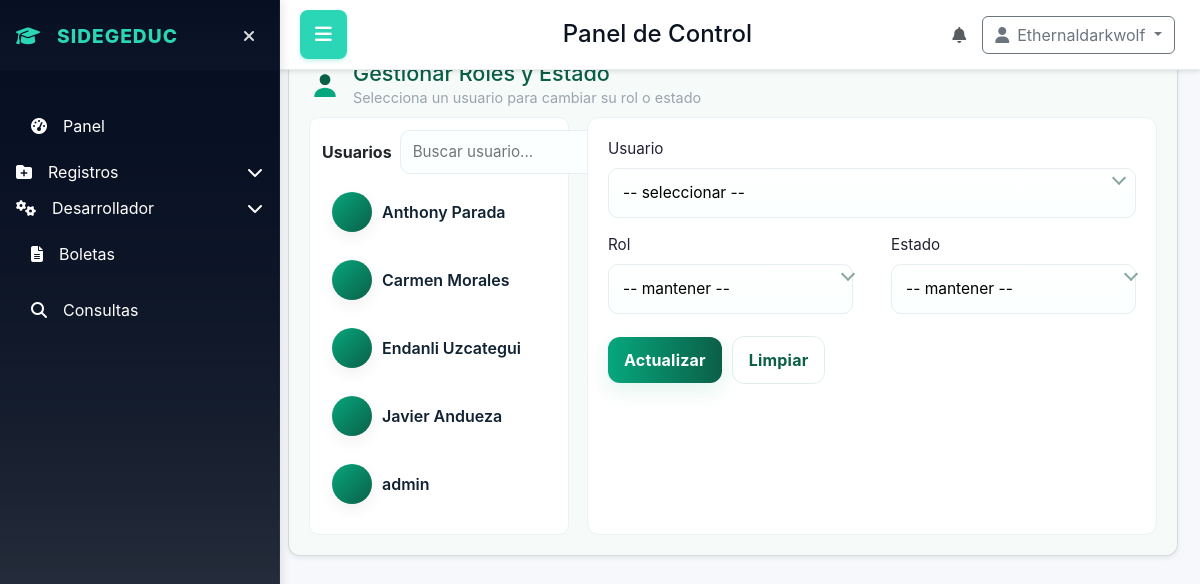
Screenshot of /developer/manage_user (signed in) with the database file from the repository.
### database/models.py (models this page shows)
class Usuarios(db.Model):
    __tablename__ = 'usuarios'
    id_user = db.Column(db.Integer, primary_key=True)
    nombre = db.Column(db.String(50), unique=True, nullable=False)
    contrasena = db.Column(db.String(255), nullable=False)
    id_rol = db.Column(db.Integer, db.ForeignKey('roles.id_rol'), nullable=False)
    id_status_user = db.Column(db.Integer, db.ForeignKey('status_user.id_status_user'), nullable=False)

### app.py (the view)
@app.route('/developer/manage_user', methods=['GET', 'POST'])
def developer_manage_user():
    return manejar_la_vista_de.administrador_herramientas()

### app.py (called while the page is built)
@event.listens_for(Engine, "connect")
def set_sqlite_pragma(dbapi_connection, connection_record):
    if app.config['SQLALCHEMY_DATABASE_URI'].startswith("sqlite"):
        cursor = dbapi_connection.cursor()
        cursor.execute("PRAGMA foreign_keys=ON")
        cursor.close()

@app.context_processor
def inject_user_context():
    try:
        ctx = get_user_context(session)
    except Exception:
        ctx = {}
    return {
        'is_creator': ctx.get('is_creator', False),
        'developer_priv': ctx.get('developer_priv', False),
        'role_name': ctx.get('role_name'),
        'role_desc': ctx.get('role_desc'),
        'status': ctx.get('status'),
        'usuario': ctx.get('user')
    }

### utils/permissions.py (called while the page is built)
def user_has_admin_privileges(session):
    ctx = get_user_context(session)
    return bool(ctx['developer_priv'])

### utils/view_handlers.py (called while the page is built, shortened)
def compute_role_counts(ctx):
    try:
        if ctx.get('is_creator'):
            roles_count = Roles.query.count()
            users_q = db.session.query(Roles.nombre_rol, func.count(Usuarios.id_user)).join(Usuarios, Usuarios.id_rol == Roles.id_rol).group_by(Roles.id_rol).all()
        users_by_role = [{'role': r or 'Sin nombre', 'count': int(c)} for r, c in users_q]
    except Exception:
        roles_count = 0
        users_by_role = []
    return roles_count, users_by_role

### templates/home_panel/struct.html (shortened to what this page needs)
<!DOCTYPE html>
<html lang="en">
<head>
    <link href="https://cdn.jsdelivr.net/npm/bootstrap@5.3.0/dist/css/bootstrap.min.css" rel="stylesheet">
    <link rel="stylesheet" href="https://cdnjs.cloudflare.com/ajax/libs/font-awesome/6.4.0/css/all.min.css">
    <link rel="stylesheet" href="{{ url_for('static', filename='home_panel/home_panel.css') }}">
    <link rel="stylesheet" href="https://cdn.jsdelivr.net/npm/flatpickr/dist/themes/material_blue.css">
</head>
<body>
    <div class="app-layout">
        <aside class="sidebar" id="sidebar">
            <div class="p-3">
                <div class="d-flex align-items-center mb-3">
                    <div class="logo">
                        <i class="fas fa-graduation-cap me-2"></i>
                        SIDEGEDUC
                    </div>
                    <button id="sidebar-toggle" class="sidebar-toggle" aria-label="Ocultar sidebar">
                        <i class="fas fa-times"></i>
                    </button>
                </div>
            </div>
            <nav class="p-3 flex-grow-1">
                <ul class="nav flex-column">
                    <li class="nav-item mb-2">
                        <a class="nav-link" href="{{ url_for('dashboard') }}">
                            <i class="fas fa-tachometer-alt me-3"></i>
                            <span>Panel</span>
                        </a>
                    </li>
                    <li class="nav-item mb-2">
                        <button class="nav-link btn btn-link text-start p-0 w-100" data-bs-toggle="collapse" data-bs-target="#registrosSub" aria-expanded="false">
                            <i class="fas fa-folder-plus me-3"></i>
                            <span>Registros</span>
                            <i class="fas fa-chevron-down ms-auto"></i>
                        </button>
                    </li>
                    {% if developer_priv %}
                    <li class="nav-item mb-2">
                        <button class="nav-link btn btn-link text-start p-0 w-100" data-bs-toggle="collapse" data-bs-target="#developerSub" aria-expanded="false">
                            <i class="fas fa-cogs me-3"></i>
                            <span>Desarrollador</span>
                            <i class="fas fa-chevron-down ms-auto"></i>
                        </button>
                    </li>
                    {% endif %}
                    <li class="nav-item mb-2">
                        <a class="nav-link" href="{{ url_for('boleta') }}">
                            <i class="fas fa-file-alt me-3"></i>
                            <span>Boletas</span>
                        </a>
                    </li>
                    <li class="nav-item mb-2">
                        <a class="nav-link" href="{{ url_for('consultas') }}">
                            <i class="fas fa-search me-3"></i>
                            <span>Consultas</span>
                        </a>
                    </li>
                </ul>
            </nav>
        </aside>
        <header class="topbar">
            <button id="menu-toggle" class="menu-toggle">
                <i class="fas fa-bars"></i>
            </button>
            <div class="d-flex align-items-center">
                <h1 class="h4 mb-0 ms-3">Panel de Control</h1>
            </div>
            <div class="d-flex align-items-center">
                <div class="me-3">
                    <i class="fas fa-bell text-muted"></i>
                </div>
                <div class="dropdown">
                    <button class="btn btn-outline-secondary dropdown-toggle" type="button" data-bs-toggle="dropdown">
                        <i class="fas fa-user me-2"></i>{{ usuario if usuario else 'Invitado' }}
                    </button>
                </div>
            </div>
        </header>
        <main class="content">
            {% if content_template %}
                {% include content_template %}
            {% endif %}
        </main>
    </div>
</body>
</html>

### templates/home_panel/manage_user.html (shortened to what this page needs)
<div class="card manage-user">
    <header class="manage-header">
        <div class="title">
            <svg width="32" height="32" viewBox="0 0 24 24" fill="none" aria-hidden>
                <path d="M12 12c2.21 0 4-1.79 4-4s-1.79-4-4-4-4 1.79-4 4 1.79 4 4 4z" fill="#0b5f47"/>
                <path d="M4 20c0-3.31 4.03-6 8-6s8 2.69 8 6v1H4v-1z" fill="#06a77d"/>
            </svg>
            <div>
                <h3>Gestionar Roles y Estado</h3>
                <p class="muted">Selecciona un usuario para cambiar su rol o estado</p>
            </div>
        </div>
    </header>
    <div class="manage-grid">
        <aside class="user-list" aria-label="Lista de usuarios">
            <div class="list-head">
                <strong>Usuarios</strong>
                <input class="search" placeholder="Buscar usuario..." aria-label="Buscar usuario" />
            </div>
            <ul id="user-items">
                {% for u in users %}
                    <li data-id="{{ u.id_user }}" data-initial="{{ u.nombre[:1] }}">
                        <span class="avatar" aria-hidden></span>
                        <span class="name">{{ u.nombre }}</span>
                    </li>
                {% else %}
                    <li class="muted">No hay otros usuarios</li>
                {% endfor %}
            </ul>
        </aside>
        <form class="manage-form" method="post" onsubmit="return confirmUpdate()">
            <div class="field">
                <label for="user-select">Usuario</label>
                <select id="user-select" name="user_id" required>
                    <option value="">-- seleccionar --</option>
                </select>
            </div>
            <div class="row">
                <div class="field">
                    <label for="role-select">Rol</label>
                    <select id="role-select" name="role_id">
                        <option value="">-- mantener --</option>
                    </select>
                </div>
                <div class="field">
                    <label for="status-select">Estado</label>
                    <select id="status-select" name="status_id">
                        <option value="">-- mantener --</option>
                    </select>
                </div>
            </div>
            <div class="actions">
                <button class="panel-btn primary" type="submit">Actualizar</button>
                <button type="button" class="panel-btn outline" onclick="resetForm()">Limpiar</button>
            </div>
        </form>
    </div>
</div>

### rows the page displays
Usuarios: nombre "Ethernaldarkwolf"
Usuarios: nombre "Anthony Parada"
Usuarios: nombre "Carmen Morales"
Usuarios: nombre "Endanli Uzcategui"
Usuarios: nombre "Javier Andueza"
Usuarios: nombre "admin"
